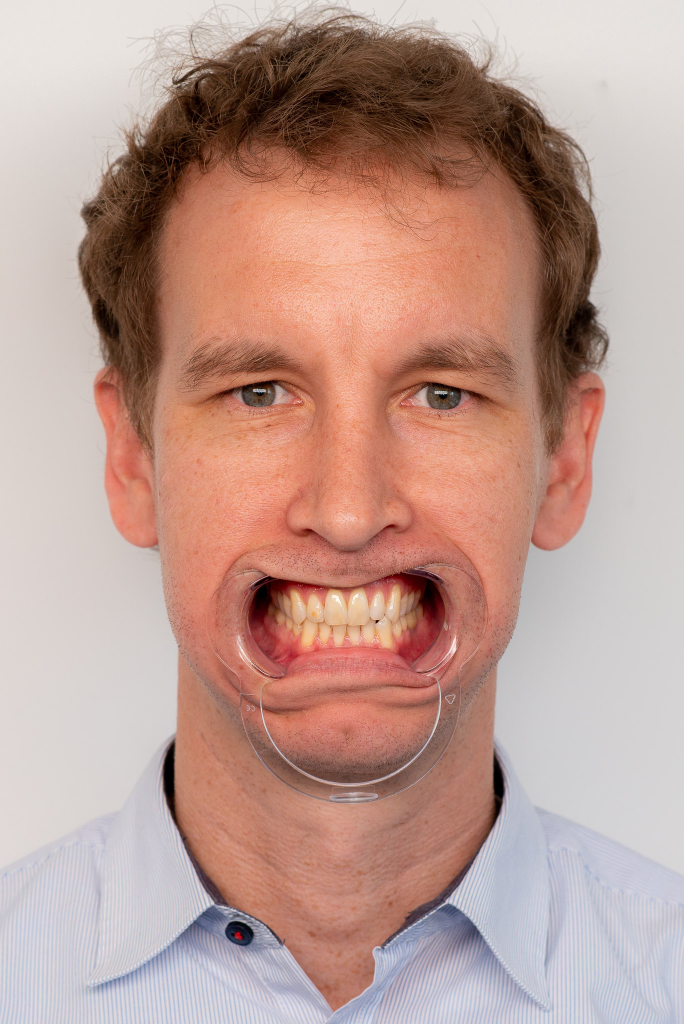
#> input picture patient_retracted.jpg, 1367 x 2048 px (shown at 1/2 size)
$ python _detect_eval.py   (older library calls are emulated)
#> lines starting #> are read from the running program, lines starting #| are printed output that depends on the picture
### dedd_py/dedd/optimizer.py
# -*- coding: utf-8 -*-
"""本地算法 —— 对应原 DEDD 项目的 LocalTeethOptimizer / 网络检测的本地替代

原版"自动优化/对齐"和"人脸分析/AI检测"依赖作者后端服务器，现已不可用。
这里实现纯本地方案：
  1. optimize_base  —— 口内视图：按美学比例（宽长比）自动优化牙冠高度
  2. align_front    —— 正面视图：中切牙中线对齐 + 左右对称化
  3. detect_face    —— 人脸分析：OpenCV Haar 检测人脸/眼睛，返回旋转角与裁剪框
"""
from __future__ import annotations

import math
from typing import List, Optional, Tuple

import numpy as np

from .models import Rect2D, Tooth

# 前牙美学宽长比参考（切牙区）
TARGET_RATIO = {
    11: 0.80, 12: 0.75, 13: 0.70,
    21: 0.80, 22: 0.75, 23: 0.70,
}


def _clamp(v, lo, hi):
    return max(lo, min(hi, v))


# [157 lines left out: functions optimize_base, align_front, detect_face_and_eyes, _bright_mask, not called in this run]


# 前牙宽度比例（相对中切牙=1.0，按口腔解剖均值：尖牙0.93/侧切牙0.78/中切牙1.0）
# 排列：13 12 11 | 21 22 23
FRONT_TOOTH_RATIOS = (0.93, 0.78, 1.0, 1.0, 0.78, 0.93)


def _ratio_bounds(xl: int, xr: int, ratios):
    """按宽度比例把 [xl,xr] 分成 len(ratios) 段的边界列表（n+1 个）"""
    total = float(sum(ratios))
    bounds = [float(xl)]
    acc = 0.0
    for r in ratios[:-1]:
        acc += r
        bounds.append(xl + (xr - xl) * acc / total)
    bounds.append(float(xr))
    return bounds


# [48 lines left out: function _split_tooth_boxes, not called in this run]


def _downscale_teeth(image: np.ndarray, max_dim: int = 1600):
    """大图降采样提速，返回 (小图, 缩放比例)；坐标换算用原坐标 = 小图坐标 / scale"""
    h, w = image.shape[:2]
    scale = 1.0
    if max(h, w) > max_dim:
        scale = max_dim / float(max(h, w))
        import cv2
        image = cv2.resize(image, (int(round(w * scale)), int(round(h * scale))),
                           interpolation=cv2.INTER_AREA)
    return image, scale


def _locate_smile_roi(gray: np.ndarray):
    """仅 Haar smile → 嘴框略扩；无 → None"""
    import cv2
    h, w = gray.shape
    smile = cv2.CascadeClassifier(cv2.data.haarcascades + "haarcascade_smile.xml")
    mw, mh = max(30, int(w * 0.08)), max(20, int(h * 0.04))
    for min_nei in (12, 8, 5):
        ss = smile.detectMultiScale(gray, 1.5, min_nei, minSize=(mw, mh))
        if len(ss) > 0:
            x, y, rw, rh = max(ss, key=lambda s: s[2] * s[3])
            return (max(0, x - int(rw * 0.1)), max(0, y - int(rh * 0.15)),
                    min(w, x + rw + int(rw * 0.1)), min(h, y + rh + int(rh * 0.15)))
    return None


def _locate_face_roi(gray: np.ndarray):
    """仅 Haar face → 脸框 0.40~0.92（嘴/上前牙带）；无 → None"""
    import cv2
    h, w = gray.shape
    face = cv2.CascadeClassifier(cv2.data.haarcascades + "haarcascade_frontalface_default.xml")
    fs = face.detectMultiScale(gray, 1.1, 5, minSize=(max(40, int(w * 0.12)), max(40, int(h * 0.12))))
    if len(fs) > 0:
        fx, fy, fw, fh = max(fs, key=lambda s: s[2] * s[3])
        return (fx, int(fy + 0.40 * fh), fx + fw, int(fy + 0.92 * fh))
    return None


# [6 lines left out: function _locate_mouth_roi, not called in this run]


def _teeth_mask(roi: np.ndarray) -> np.ndarray:
    """牙齿掩膜：低饱和+高亮（牙/瓷白）与亮度高分位双信号合并"""
    import cv2
    gray = cv2.cvtColor(roi, cv2.COLOR_RGB2GRAY)
    hsv = cv2.cvtColor(roi, cv2.COLOR_RGB2HSV)
    S, V = hsv[:, :, 1].astype(np.float32), hsv[:, :, 2].astype(np.float32)
    m1 = ((S < 60) & (V > 150)).astype(np.uint8) * 255
    body = V > 60
    vals = gray[body]
    if vals.size:
        thr = max(float(np.percentile(vals, 85)), 165.0)
    else:
        thr = 180.0
    m2 = ((V > thr) & (S < 120)).astype(np.uint8) * 255
    m = cv2.bitwise_or(m1, m2)
    # 排除近白背景（白底照）：V>232 整块剔除，避免背景压过牙齿带
    m[V > 232] = 0
    kernel = cv2.getStructuringElement(cv2.MORPH_ELLIPSE, (3, 3))
    m = cv2.morphologyEx(m, cv2.MORPH_OPEN, kernel, iterations=2)
    return m


def _tooth_band(mask: np.ndarray):
    """在掩膜上找牙齿横带：行/列投影的峰值窗口（牙齿是最亮的横带，非最长带）
    返回 (yy1, yy2, xx1, xx2)（掩膜坐标）或 None"""
    rh, rw = mask.shape
    rowt = mask.sum(axis=1) / 255.0
    rowt = np.convolve(rowt, np.ones(5) / 5.0, mode="same")
    if rowt.max() <= 0:
        return None
    arg = int(np.argmax(rowt))
    peak = rowt[arg]
    # 上前牙先验：峰值落在 ROI 底部（>72%）时，优先取上半部的最强带
    if arg > rh * 0.72:
        top = rowt[:int(rh * 0.7)]
        if top.size and top.max() > peak * 0.5:
            arg = int(np.argmax(top))
            peak = rowt[arg]
    yy1 = arg
    while yy1 > 0 and rowt[yy1 - 1] > peak * 0.5:
        yy1 -= 1
    yy2 = arg
    while yy2 < rh - 1 and rowt[yy2 + 1] > peak * 0.5:
        yy2 += 1
    if yy2 - yy1 < 6:
        return None
    band = mask[yy1:yy2 + 1]
    col = band.sum(axis=0) / 255.0
    col = np.convolve(col, np.ones(5) / 5.0, mode="same")
    if col.max() <= 0:
        return None
    csum = np.cumsum(col)
    total = csum[-1]
    if total <= 0:
        return None
    xx1 = int(np.searchsorted(csum, total * 0.06))
    xx2 = int(np.searchsorted(csum, total * 0.94))
    xx1 = max(0, min(xx1, rw - 1))
    xx2 = max(xx1 + 1, min(xx2, rw - 1))
    if xx2 - xx1 < 20:
        return None
    return yy1, yy2, xx1, xx2


# [30 lines left out: functions _anatomy_limit, _seg_y_by_gray, not called in this run]


_CROWN_RATIO = {11: 1.0, 21: 1.0, 12: 0.82, 22: 0.82, 13: 0.92, 23: 0.92}


# [15 lines left out: function _anatomy_boxes, not called in this run]


def _split_with_edges(energy: np.ndarray, xx1: int, xx2: int, n: int, ratios):
    """解剖宽比打底，内部边界吸附到「竖直边缘能量」的局部最大值（牙间接触点）。

    比按掩膜覆盖率找谷稳：真实照片里牙缝有时比牙龈亮、有时更暗，
    但两牙接触处一定有较强竖直边缘。吸附幅度 ±0.25 段宽，并做比例约束。
    """
    bounds = _ratio_bounds(xx1, xx2, ratios)
    seg = (xx2 - xx1) / float(n)
    exp_w = [bounds[i + 1] - bounds[i] for i in range(n)]
    out = [int(round(bounds[0]))]
    for i in range(1, n):
        b = bounds[i]
        lo = int(max(out[-1] + max(3, exp_w[i - 1] * 0.60), b - seg * 0.25))
        hi = int(min(xx2 - 3, b + seg * 0.25))
        chosen = int(round(b))
        if hi > lo and energy.size > hi:
            win = energy[lo:hi + 1]
            if win.size:
                chosen = lo + int(np.argmax(win))
        min_w = max(3, int(exp_w[i - 1] * 0.60))
        max_w = max(min_w + 1, int(exp_w[i - 1] * 1.50))
        w = chosen - out[-1]
        if w < min_w:
            chosen = out[-1] + min_w
        elif w > max_w:
            chosen = out[-1] + max_w
        out.append(int(min(chosen, xx2 - 1)))
    out.append(int(round(bounds[-1])))
    for i in range(1, len(out)):
        if out[i] <= out[i - 1]:
            out[i] = out[i - 1] + 1
    # 收尾归一：段宽偏离期望值限幅到 [0.75, 1.30]，再拉回总跨度（避免末段被拉宽）
    raw = np.array([out[i + 1] - out[i] for i in range(n)], float)
    exp = np.array(exp_w, float)
    if raw.size == n and raw.min() > 0:
        ratio = np.clip(raw / np.maximum(exp, 1e-6), 0.75, 1.30)
        w = exp * ratio
        w = w * ((xx2 - xx1) / w.sum())
        cum = np.concatenate([[xx1], xx1 + np.cumsum(w)])
        out = [int(round(v)) for v in cum]
        for i in range(1, len(out)):
            if out[i] <= out[i - 1]:
                out[i] = out[i - 1] + 1
        out[0], out[-1] = int(xx1), int(xx2)
    return out


def _uniform_rows(mask: np.ndarray, yy1: int, yy2: int, bx1: int, bx2: int,
                  frac: float = 0.10):
    """六颗牙共用的上下缘：整段牙列上掩膜覆盖率超过 frac 的行（冠高一致便于微调）"""
    seg = mask[max(0, yy1):yy2 + 1, max(0, bx1):max(1, bx2)]
    if seg.size == 0:
        return yy1, yy2
    rowfrac = seg.mean(axis=1) / 255.0
    rows = np.where(rowfrac > frac)[0]
    if rows.size < 3:
        return yy1, yy2
    r0, r1 = int(rows[0]), int(rows[-1])
    # 切缘下方常带阴影，向下多留 6% 高度，避免框短于牙冠
    pad = max(2, int((r1 - r0) * 0.06))
    base = max(0, yy1)
    return base + r0, min(mask.shape[0] - 1, base + r1 + pad)


def _teeth_detect_core(roi: np.ndarray, sites=(13, 12, 11, 21, 22, 23),
                       require_upper: bool = False):
    """ROI 内牙齿检测核心，返回 [(site, x1,y1,x2,y2)]（ROI 局部坐标）。
    require_upper=True 时校验牙带中心在 ROI 上部 65% 内（上前牙先验），
    误检（如下巴/衬衫带）返回 []。"""
    import cv2
    mask = _teeth_mask(roi)
    band = _tooth_band(mask)
    if band is None:
        return []
    yy1, yy2, xx1, xx2 = band
    if require_upper and (yy1 + yy2) / 2.0 > mask.shape[0] * 0.65:
        return []
    # 行带扩展（含牙冠上下缘淡区），灰度窗在其上收紧
    rh = mask.shape[0]
    bh = yy2 - yy1
    yy1e = max(0, yy1 - int(bh * 0.35))
    yy2e = min(rh - 1, yy2 + int(bh * 0.45))
    gray = cv2.cvtColor(roi, cv2.COLOR_RGB2GRAY).astype(np.float32)
    # 分牙：解剖宽比打底 + 竖直边缘吸附（牙间接触点）+ 段宽比例约束
    sy = np.abs(cv2.Sobel(gray, cv2.CV_32F, 1, 0, ksize=3))
    energy = sy[yy1:yy2 + 1].mean(axis=0)
    energy = np.convolve(energy, np.ones(3) / 3.0, mode="same")
    bounds = _split_with_edges(energy, xx1, xx2, len(sites), FRONT_TOOTH_RATIOS[:len(sites)])
    # 六颗牙共用冠高（原来每颗牙各用灰度窗，高度参差不齐、还容易吃进牙龈）
    by1, by2 = _uniform_rows(mask, yy1e, yy2e, xx1, xx2)
    # 冠高还要与牙宽相符（冠高 ≈ 牙宽 / 0.75~0.9）；掩膜常把唇/牙龈算进来导致框过高
    mean_w = max(6.0, (xx2 - xx1) / float(len(sites)))
    h_min, h_max = 0.85 * mean_w, 1.45 * mean_w
    h_meas = by2 - by1
    if h_meas > h_max or h_meas < h_min:
        cy = (by1 + by2) / 2.0
        hh = min(max(h_meas, h_min), h_max)
        by1, by2 = cy - hh / 2.0, cy + hh / 2.0
    sboxes = [(sites[i], float(bounds[i]), float(by1), float(bounds[i + 1]), float(by2))
              for i in range(len(sites)) if bounds[i + 1] - bounds[i] >= 3]
    return sboxes


def _try_rois(small, gray, rois, sites, require_upper=True):
    """依次尝试候选 ROI（先过滤位置不合理的），返回 (roi, boxes) 或 (None, [])"""
    ih, iw = small.shape[:2]
    for roi in rois:
        if roi is None:
            continue
        rx1, ry1, rx2, ry2 = roi
        if rx2 - rx1 < 40 or ry2 - ry1 < 20:
            continue
        # 全局位置校验：嘴/牙 ROI 中心不应落在图像底部（Haar 误检下巴/躯干）
        cy = (ry1 + ry2) / 2.0 / ih
        if cy > 0.85 or cy < 0.15:
            continue
        sub = small[ry1:ry2, rx1:rx2]
        boxes = _teeth_detect_core(sub, sites, require_upper)
        if not boxes:
            continue
        # 上前牙先验（全局坐标）：人像/口内照里牙列一定在图高的 42%~90% 之间，
        # 落在这个区间外的多半是额头/眼睛亮带，直接弃用这个 ROI
        band_cy = ry1 + (min(b[2] for b in boxes) + max(b[4] for b in boxes)) / 2.0
        if not (ih * 0.42 <= band_cy <= ih * 0.90):
            continue
        return roi, boxes
    return None, []


def _clamp_boxes(boxes, iw: int, ih: int, max_w_ratio: float = 0.40, max_h_ratio: float = 0.16):
    """把 6 个框的整体尺寸限制到人体可行范围，避免「整张脸一个大框」。

    正面照最常见的失败：亮度带把整张脸当成牙列，框宽能到脸宽的两倍。
    这里以「切缘（框底部）+ 牙列水平中心」为基准等比缩小，只改大小不改位置。
    """
    if not boxes:
        return boxes
    xs1 = min(b[1] for b in boxes); xs2 = max(b[3] for b in boxes)
    ys1 = min(b[2] for b in boxes); ys2 = max(b[4] for b in boxes)
    w, h = xs2 - xs1, ys2 - ys1
    max_w, max_h = iw * max_w_ratio, ih * max_h_ratio
    if w <= max_w and h <= max_h:
        return boxes
    scale = min(max_w / w if w > 0 else 1.0, max_h / h if h > 0 else 1.0)
    cx, bottom = (xs1 + xs2) / 2.0, ys2
    nx1, ny1 = cx - w * scale / 2.0, bottom - h * scale
    fx = lambda x: nx1 + (x - xs1) * scale
    fy = lambda y: ny1 + (y - ys1) * scale
    return [(s, fx(x1), fy(y1), fx(x2), fy(y2)) for s, x1, y1, x2, y2 in boxes]


def detect_teeth_intraoral(image: np.ndarray, sites=(13, 12, 11, 21, 22, 23)):
    """口内牙列自动检测：返回 [(site, x1, y1, x2, y2), ...]（原图像坐标）

    流程：降采样 → 嘴部定位（smile/face/中央回退）→ 双信号牙齿掩膜 →
    行带定位 → 比例分牙 + 谷吸附 + 解剖限高。"""
    import cv2
    if image is None:
        return []
    if image.ndim == 3 and image.shape[2] == 3:
        # 输入统一为 OpenCV BGR 惯例（GUI/回归/imread 均为 BGR）
        image = cv2.cvtColor(image, cv2.COLOR_BGR2RGB)
    small, scale = _downscale_teeth(image)
    h, w = small.shape[:2]
    gray = cv2.cvtColor(small, cv2.COLOR_RGB2GRAY)
    rois = [_locate_smile_roi(gray), _locate_face_roi(gray),
            (int(w * 0.10), int(h * 0.20), int(w * 0.90), int(h * 0.80))]
    roi, boxes = _try_rois(small, gray, rois, sites, require_upper=True)
    if not boxes:
        return []
    rx1, ry1, rx2, ry2 = roi
    if scale == 1.0:
        return _clamp_boxes([(s, rx1 + x1, ry1 + y1, rx1 + x2, ry1 + y2)
                             for s, x1, y1, x2, y2 in boxes], w, h)
    # 坐标换算回原图
    inv = 1.0 / scale
    out = [(s, int((rx1 + x1) * inv), int((ry1 + y1) * inv),
            int((rx1 + x2) * inv), int((ry1 + y2) * inv)) for s, x1, y1, x2, y2 in boxes]
    oh, ow = image.shape[:2]
    return _clamp_boxes(out, ow, oh)


def _face_box(gray: np.ndarray):
    """原始人脸框（Haar，x,y,w,h）；没有则 None"""
    import cv2
    h, w = gray.shape
    face = cv2.CascadeClassifier(cv2.data.haarcascades + "haarcascade_frontalface_default.xml")
    fs = face.detectMultiScale(gray, 1.1, 5,
                              minSize=(max(40, int(w * 0.12)), max(40, int(h * 0.12))))
    if len(fs) == 0:
        return None
    return tuple(int(v) for v in max(fs, key=lambda s: s[2] * s[3]))


def detect_teeth_front(image: np.ndarray, sites=(13, 12, 11, 21, 22, 23)):
    """正面视图自动检测：返回 [(site, x1, y1, x2, y2), ...]（原图像坐标）
    嘴部定位（smile → 脸下1/3 → 下半中央）→ 双信号牙齿掩膜 → 行带分牙。"""
    import cv2
    if image is None:
        return []
    if image.ndim == 3 and image.shape[2] == 3:
        # 输入统一为 OpenCV BGR 惯例（GUI/回归/imread 均为 BGR）
        image = cv2.cvtColor(image, cv2.COLOR_BGR2RGB)
    small, scale = _downscale_teeth(image)
    h, w = small.shape[:2]
    gray = cv2.cvtColor(small, cv2.COLOR_RGB2GRAY)
    rois = [_locate_smile_roi(gray), _locate_face_roi(gray),
            (int(w * 0.15), int(h * 0.45), int(w * 0.85), int(h * 0.78))]
    roi, boxes = _try_rois(small, gray, rois, sites, require_upper=True)
    if not boxes:
        return []
    rx1, ry1, rx2, ry2 = roi
    if scale == 1.0:
        out = _clamp_boxes([(s, rx1 + x1, ry1 + y1, rx1 + x2, ry1 + y2)
                            for s, x1, y1, x2, y2 in boxes], w, h)
    else:
        inv = 1.0 / scale
        out = [(s, int((rx1 + x1) * inv), int((ry1 + y1) * inv),
                int((rx1 + x2) * inv), int((ry1 + y2) * inv)) for s, x1, y1, x2, y2 in boxes]
        oh, ow = image.shape[:2]
        out = _clamp_boxes(out, ow, oh)
    # 正面照常见偏差：整组框整体偏高/偏低。用 Haar 人脸框把「切缘」对齐到笑线（脸高 80%）
    fb = _face_box(gray)
    if fb:
        _fx, fy, _fw, fh = fb
        shift = (fy + 0.90 * fh) / scale - max(b[4] for b in out)
        if abs(shift) <= 0.30 * fh / scale:
            out = [(s, x1, y1 + shift, x2, y2 + shift) for s, x1, y1, x2, y2 in out]
    return out

### dedd_py/_detect_eval.py
# -*- coding: utf-8 -*-
"""检测精度评测：对示例照片跑 AI 检测，输出指标 + 标注图，便于前后对比

用法：python _detect_eval.py [out_dir]
"""
import os
import sys

import cv2
import numpy as np

sys.path.insert(0, os.path.dirname(os.path.abspath(__file__)))

from dedd.optimizer import detect_teeth_front, detect_teeth_intraoral

OUT = sys.argv[1] if len(sys.argv) > 1 else os.path.join(
    os.environ.get("TEMP", r"C:\Users\Gong\AppData\Local\Temp"), "detect_eval")

CASES = [
    (os.path.join(os.path.dirname(os.path.abspath(__file__)), "..", "patient_retracted.jpg"), "intra"),
    (os.path.join(os.path.dirname(os.path.abspath(__file__)), "..", "retracted.JPG"), "intra"),
    (os.path.join(os.path.dirname(os.path.abspath(__file__)), "..", "patient_smile.jpg"), "front"),
    (os.path.join(os.path.dirname(os.path.abspath(__file__)), "..", "smile.JPG"), "front"),
]


def metrics(boxes):
    """无真值情况下的合理性指标"""
    if not boxes:
        return {"n": 0}
    xs1 = np.array([b[1] for b in boxes], float)
    ys1 = np.array([b[2] for b in boxes], float)
    xs2 = np.array([b[3] for b in boxes], float)
    ys2 = np.array([b[4] for b in boxes], float)
    w = xs2 - xs1
    h = ys2 - ys1
    order = np.argsort(xs1)
    gaps = xs1[order][1:] - xs2[order][:-1]        # 相邻框水平间隙（负=重叠）
    return {
        "n": len(boxes),
        "w": (w.mean(), w.std()),
        "h": (h.mean(), h.std()),
        "h_cv": float(h.std() / h.mean()) if h.mean() else 9.9,
        "gap_mean": float(gaps.mean()) if gaps.size else 0.0,
        "gap_max": float(gaps.max()) if gaps.size else 0.0,
        "overlap": int((gaps < -1).sum()),
        "w_ratio": float(w.max() / max(1.0, w.min())),
        "y_top_std": float(ys1.std()),
    }


def main():
    os.makedirs(OUT, exist_ok=True)
    for path, kind in CASES:
        if not os.path.exists(path):
            print("缺图:", path)
            continue
        img = cv2.imread(path)
#> img is the input picture: shape (2048, 1367, 3); mean B, G, R 146.2, 155.6, 188.3
        boxes = detect_teeth_intraoral(img) if kind == "intra" else detect_teeth_front(img)
#> in _downscale_teeth, `image = cv2.resize(image, (int(round(w * scale)), int(round(h * scale)..`:
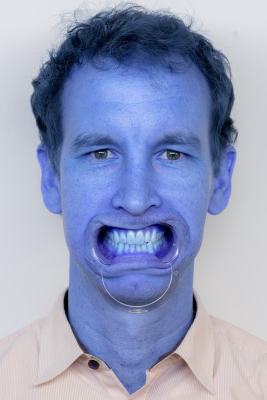
#> image: shape (1600, 1068, 3) (shown at 1/4 size); mean of channels 0, 1, 2 188.4, 155.6, 146.2; drawn as B, G, R
#> in detect_teeth_intraoral, `small, scale = _downscale_teeth(image)`: scale = 0.781
#> in detect_teeth_intraoral, `gray = cv2.cvtColor(small, cv2.COLOR_RGB2GRAY)`:
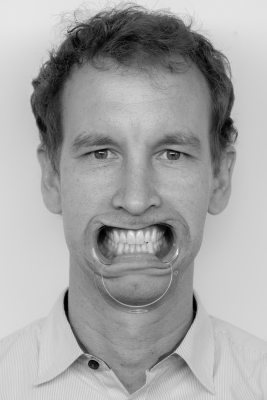
#> gray: shape (1600, 1068) (shown at 1/4 size); min 0, max 252, mean 164.3
#> the loop in _locate_smile_roi, `for min_nei in (12, 8, 5):` made 1 pass
#> (x, y, rw, rh) on pass 1: (341, 852, 410, 205)
#> in _locate_face_roi, `h, w = gray.shape`: h = 1600; w = 1068
#> in _locate_face_roi, `fs = face.detectMultiScale(gray, 1.1, 5, minSize=(max(40, int(w * 0.12..`: fs = [[153, 299, 781, 781], [141, 605, 812, 812]]
#> in _locate_face_roi, `fx, fy, fw, fh = max(fs, key=lambda s: s[2] * s[3])`: fx = 141; fy = 605; fw = 812
#> in detect_teeth_intraoral, `rois = [_locate_smile_roi(gray), _locate_face_roi(gray), (int(w * 0.10..`: rois = [(300, 822, 792, 1087), (141, 929, 953, 1352), (106, 320, 961, 1280)]
#> the loop in _try_rois, `for roi in rois:` made 1 pass
#> (rx1, ry1, rx2, ry2) on pass 1: (300, 822, 792, 1087)
#> pass 1, in _try_rois, `sub = small[ry1:ry2, rx1:rx2]`:
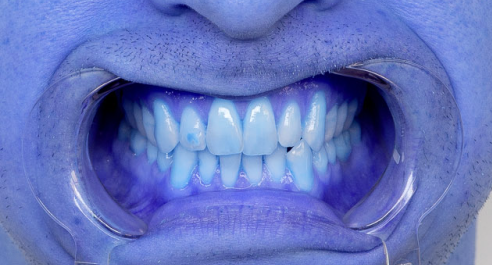
#> sub: shape (265, 492, 3); mean of channels 0, 1, 2 189, 115.8, 99.5; drawn as B, G, R
#> pass 1, in _teeth_mask, `gray = cv2.cvtColor(roi, cv2.COLOR_RGB2GRAY)`:
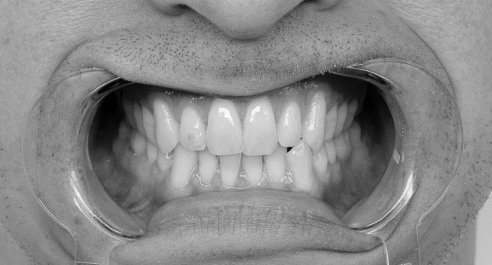
#> gray: shape (265, 492); min 0, max 252, mean 135.8
#> in detect_teeth_intraoral, `roi, boxes = _try_rois(small, gray, rois, sites, require_upper=True)`: roi = (300, 822, 792, 1087); boxes = [(13, 71, 104, 155, 194), (12, 155, 104, 197, 194), (11, 197, 104, 283, 194), (21, 283, 104, 338, 194), (22, 338, 104, 396, 194), (23, 396, 104, 479, 194)]
#> in detect_teeth_intraoral, `rx1, ry1, rx2, ry2 = roi`: rx1 = 300; ry1 = 822; rx2 = 792; ry2 = 1087
#> (the rest of the program and of its run is left out)
